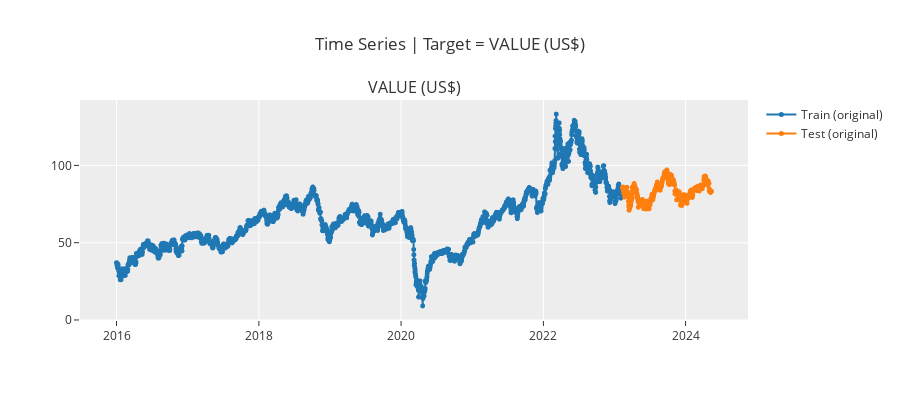

Source (notebook cell):
### Code cell
experiment_uni.plot_model(
    plot="train_test_split", fig_kwargs={"height": 400, "width": 900}
)

### Figure 1 — Plotly figure (JSON) as saved in the notebook; plotly's stock layout.template omitted (floating-point values rounded to 4 significant figures; data arrays with more than 128 entries replaced by an {"elided": "..."} marker saying what was removed)
{"data": [{"line": {"color": "rgb(31, 119, 180)", "width": 2}, "marker": {"color": "rgb(31, 119, 180)", "size": 5}, "mode": "lines+markers", "name": "Train (original)", "type": "scattergl", "x": {"elided": "3056 str values"}, "xaxis": "x", "y": {"elided": "3056 float values"}, "yaxis": "y"}, {"line": {"color": "rgb(255, 127, 14)", "width": 2}, "marker": {"color": "rgb(255, 127, 14)", "size": 5}, "mode": "lines+markers", "name": "Test (original)", "type": "scattergl", "x": {"elided": "3056 str values"}, "xaxis": "x", "y": {"elided": "3056 float values"}, "yaxis": "y"}], "layout": {"annotations": [{"font": {"size": 16}, "showarrow": false, "text": "VALUE (US$)", "x": 0.5, "xanchor": "center", "xref": "paper", "y": 1, "yanchor": "bottom", "yref": "paper"}], "autosize": false, "height": 400, "showlegend": true, "title": {"text": "Time Series | Target = VALUE (US$)"}, "width": 900, "xaxis": {"anchor": "y", "domain": [0, 1]}, "yaxis": {"anchor": "x", "domain": [0, 1]}}}
